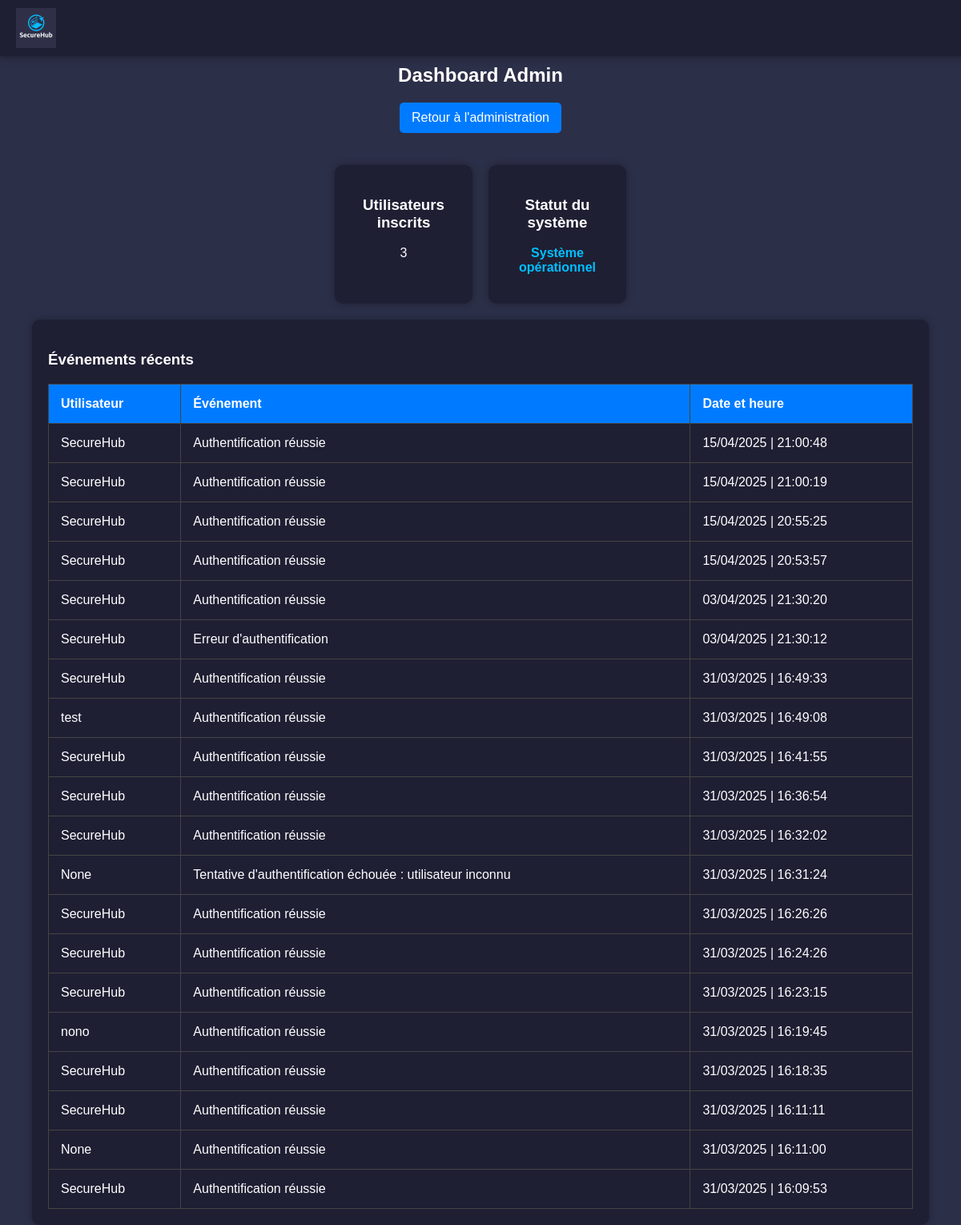
The app's page /admin/dashboard (signed in), older data.
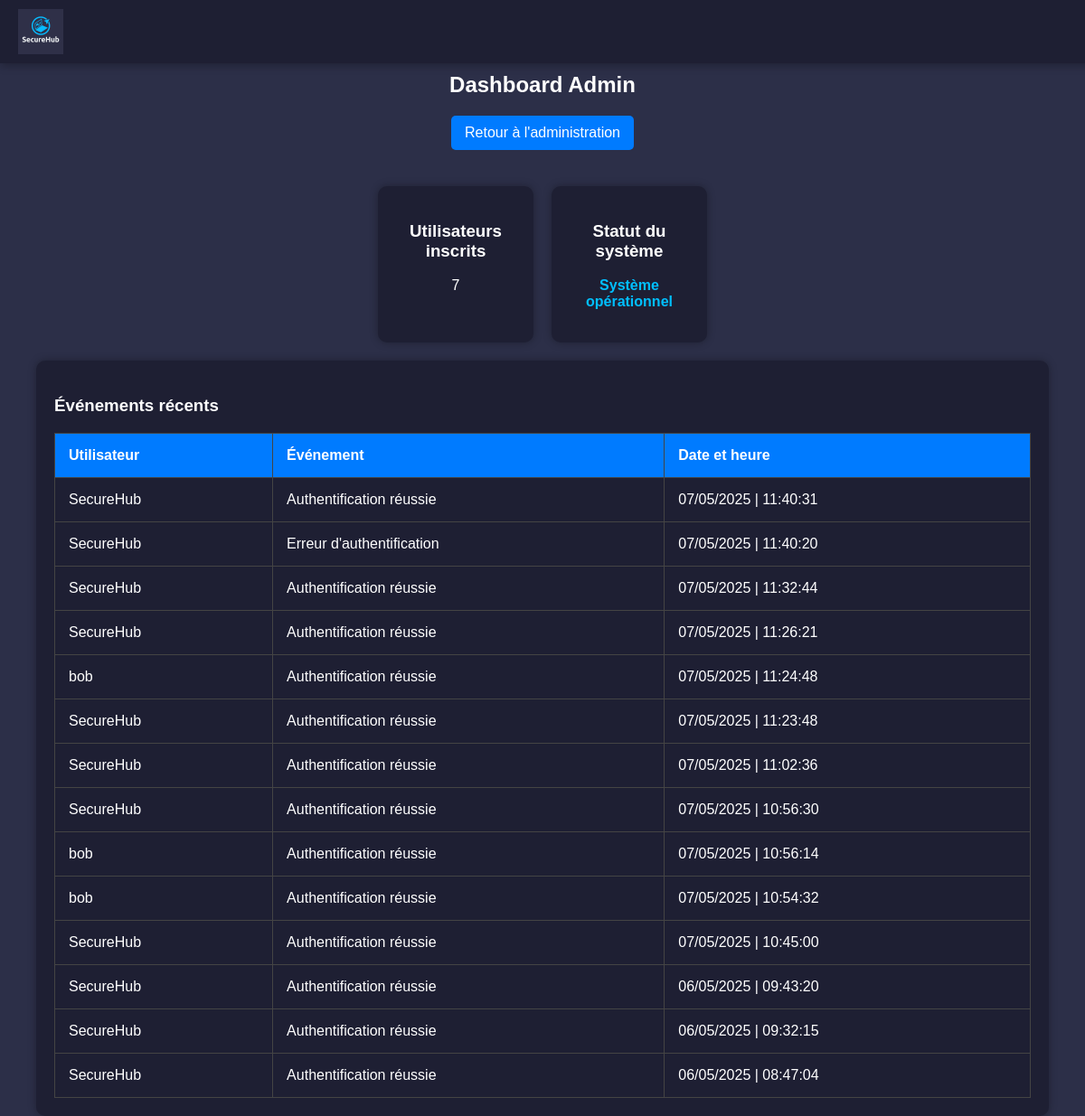
The same page, newer data.
### tables this page shows
CREATE TABLE events (
        id INTEGER PRIMARY KEY,
        user_id INTEGER,
        event TEXT,
        timestamp TIMESTAMP DEFAULT (DATETIME('now', 'localtime')),
        FOREIGN KEY(user_id) REFERENCES users(id)
    );

CREATE TABLE users (
        id INTEGER PRIMARY KEY, 
        name VARCHAR(255) NOT NULL UNIQUE,
        fullname VARCHAR(255) NOT NULL,
        password VARCHAR(255) NOT NULL,
        role VARCHAR(50) NOT NULL DEFAULT 'user',
        is_password_changed BOOLEAN NOT NULL DEFAULT 0
    );

### Backend/app.py (the view)
@app.route('/admin/dashboard')
def dashboard():
    if 'role' not in session or session['role'] != 'admin':
        flash("Accès interdit.", 'error')
        return redirect(url_for('login'))
    users_count = get_all_users_count()
    system_status = check_system_status()
    recent_events = get_recent_events()
    return render_template('admin_dashboard.html', users_count=users_count, system_status=system_status, recent_events=recent_events)

### Backend/database.py (called while the page is built)
def get_all_users_count():
    with db.connect() as conn:
        result = conn.execute(text("SELECT COUNT(*) FROM users"))
        return result.scalar()  # Renvoie le nombre d'utilisateurs

def check_system_status():
    try:
        with db.connect() as conn:
            conn.execute(text("SELECT 1"))
        return "Système opérationnel"
    except Exception as e:
        return f"Erreur : {str(e)}"

def get_recent_events():
    with db.connect() as conn:
        result = conn.execute(text("SELECT events.event, strftime('%d/%m/%Y | %H:%M:%S', events.timestamp) AS formatted_timestamp, users.name AS user_name FROM events LEFT JOIN users ON events.user_id = users.id ORDER BY events.timestamp DESC LIMIT 20;")).fetchall()
        return [dict(row) for row in result]

### Frontend/templates/admin_dashboard.html (shortened to what this page needs)
<!DOCTYPE html>
<html lang="fr">
<head>
    <link rel="stylesheet" href="/static/css/styles_dashboard.css">
</head>
<body>
    <header>
        <img src="/static/img/SecureHub.png" alt="Logo SecureHub" class="logo">
    </header>
    <h2>Dashboard Admin</h2>
    <a href="/admin" class="btn-back">Retour à l'administration</a>
    <div class="dashboard">
        <div class="dashboard-item">
            <h3>Utilisateurs inscrits</h3>
            <p>{{ users_count }}</p>
        </div>
        <div class="dashboard-item">
            <h3>Statut du système</h3>
            <p class="status">{{ system_status }}</p>
        </div>
    </div>
    <div class="recent-events">
        <h3>Événements récents</h3>
        <table>
            <thead>
                <tr>
                    <th>Utilisateur</th>
                    <th>Événement</th>
                    <th>Date et heure</th>
                </tr>
            </thead>
            <tbody>
                {% for event in recent_events %}
                    <tr>
                        <td>{{ event['user_name'] }}</td>
                        <td>{{ event['event'] }}</td>
                        <td>{{ event['formatted_timestamp'] }}</td>
                    </tr>
                {% endfor %}
            </tbody>
        </table>
    </div>
</body>
</html>

Row changes from the older to the newer data that the page shows:
removed events: user_name "SecureHub", event "Authentification réussie", formatted_timestamp "15/04/2025 | 21:00:48"
removed events: user_name "SecureHub", event "Authentification réussie", formatted_timestamp "15/04/2025 | 21:00:19"
removed events: user_name "SecureHub", event "Authentification réussie", formatted_timestamp "15/04/2025 | 20:55:25"
removed events: user_name "SecureHub", event "Authentification réussie", formatted_timestamp "15/04/2025 | 20:53:57"
removed events: user_name "SecureHub", event "Authentification réussie", formatted_timestamp "03/04/2025 | 21:30:20"
removed events: user_name "SecureHub", event "Erreur d'authentification", formatted_timestamp "03/04/2025 | 21:30:12"
removed events: user_name "SecureHub", event "Authentification réussie", formatted_timestamp "31/03/2025 | 16:49:33"
removed events: user_name "test", event "Authentification réussie", formatted_timestamp "31/03/2025 | 16:49:08"
removed events: user_name "SecureHub", event "Authentification réussie", formatted_timestamp "31/03/2025 | 16:41:55"
removed events: user_name "SecureHub", event "Authentification réussie", formatted_timestamp "31/03/2025 | 16:36:54"
removed events: user_name "SecureHub", event "Authentification réussie", formatted_timestamp "31/03/2025 | 16:32:02"
removed events: user_name "None", event "Tentative d'authentification échouée : utilisateur inconnu", formatted_timestamp "31/03/2025 | 16:31:24"
changed events (number 1 of 14 on the later page): formatted_timestamp "31/03/2025 | 16:26:26" → "07/05/2025 | 11:40:31"
changed events: event "Authentification réussie" → "Erreur d'authentification"; formatted_timestamp "31/03/2025 | 16:24:26" → "07/05/2025 | 11:40:20"
changed events (number 3 of 14 on the later page): formatted_timestamp "31/03/2025 | 16:23:15" → "07/05/2025 | 11:32:44"
changed events (number 4 of 14 on the later page): user_name "nono" → "SecureHub"; formatted_timestamp "31/03/2025 | 16:19:45" → "07/05/2025 | 11:26:21"
changed events (number 5 of 14 on the later page): user_name "SecureHub" → "bob"; formatted_timestamp "31/03/2025 | 16:18:35" → "07/05/2025 | 11:24:48"
changed events (number 6 of 14 on the later page): formatted_timestamp "31/03/2025 | 16:11:11" → "07/05/2025 | 11:23:48"
changed events (number 7 of 14 on the later page): user_name "None" → "SecureHub"; formatted_timestamp "31/03/2025 | 16:11:00" → "07/05/2025 | 11:02:36"
changed events (number 8 of 14 on the later page): formatted_timestamp "31/03/2025 | 16:09:53" → "07/05/2025 | 10:56:30"
now on this page (row edited): events: user_name "bob", event "Authentification réussie", formatted_timestamp "07/05/2025 | 10:56:14"
now on this page (row edited): events: user_name "bob", event "Authentification réussie", formatted_timestamp "07/05/2025 | 10:54:32"
now on this page (row edited): events: user_name "SecureHub", event "Authentification réussie", formatted_timestamp "07/05/2025 | 10:45:00"
now on this page (row edited): events: user_name "SecureHub", event "Authentification réussie", formatted_timestamp "06/05/2025 | 09:43:20"
now on this page (row edited): events: user_name "SecureHub", event "Authentification réussie", formatted_timestamp "06/05/2025 | 09:32:15"
now on this page (row edited): events: user_name "SecureHub", event "Authentification réussie", formatted_timestamp "06/05/2025 | 08:47:04"
Text that changed along with them:
{{ users_count }}: "3" → "7"
